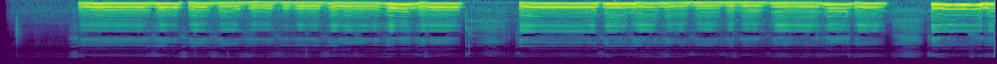

This figure's Python source:
import sounddevice as sd
from scipy.io.wavfile import write
import wavio as wv
from data_formatting import convert_to_spectogram
import torch
from model import Net
from PIL import Image
from torchvision import transforms
from pydub import AudioSegment


# from PIL import Image
# from torchvision.io import read_image



device_info = sd.query_devices(kind='input')
input_channels = device_info['max_input_channels']
freq = 44100
duration = 10

# recording = sd.rec(int(duration * freq), 
#                    samplerate=freq, channels=min(input_channels, 2))

# print("Begin Humming Now")
# sd.wait()
# wv.write("recording.wav", recording, freq, sampwidth=2)
# print("Converting image")

mp3_file = AudioSegment.from_file("shank-test.m4a")
mp3_file.export("shank-test.wav", format="wav")

img = convert_to_spectogram("shank-test.wav")
Image.fromarray(img, 'RGB').save("test.jpg")

img = torch.from_numpy(img).float().permute(2, 1, 0).unsqueeze(0)

# img_path = "../data/spectograms/married/Married-Manvir_5.jpg"
# img = Image.open(img_path)
# transform = transforms.Compose( [
#             transforms.ToTensor(),
#             ])
# img = transform(img)
# img = img.unsqueeze(0)

print(img.shape)
# img = read_image("test.jpg")
print("loading model")
path = "../models/test3.pth"
net = Net()
net.load_state_dict(torch.load(path))
net.eval()
outputs = net(img)
print(outputs)
_, predicted = torch.max(outputs.data, 1)
print(predicted)